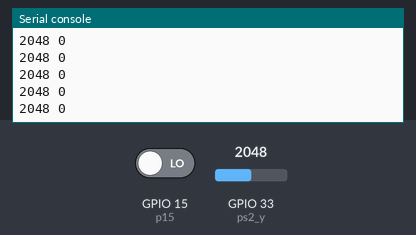
A program run on a simulated ESP32 board running MicroPython. On the bench: the last lines printed to the serial console. The test bench sets the inputs (shaded band); at power-on: GPIO 33 (ps2_y) = 2048, GPIO 15 (p15) LOW (analog values on the 0–4095 scale).

Above: at 1.2 s.
1.3 s: GPIO 33 (ps2_y) set to 2866
At 1.31 s:
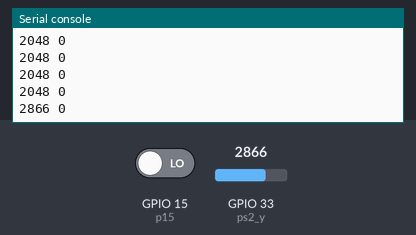
2.8 s: GPIO 15 (p15) driven HIGH
At 2.81 s:
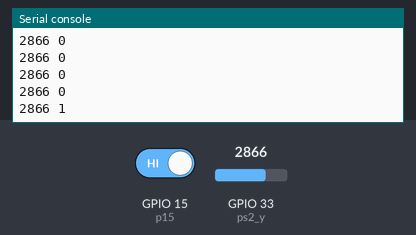
4.3 s: GPIO 33 (ps2_y) set to 3603
At 4.31 s:
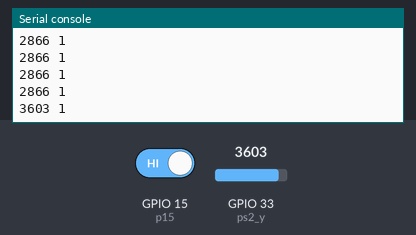
5.8 s: GPIO 15 (p15) driven LOW
At 5.82 s:
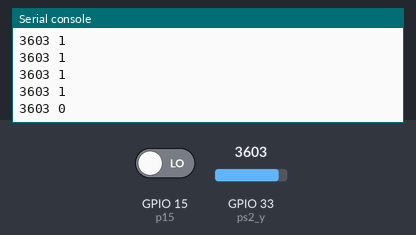
Timing chart, 0 to 8.3 s (numbered marks = the images above; inputs shaded):
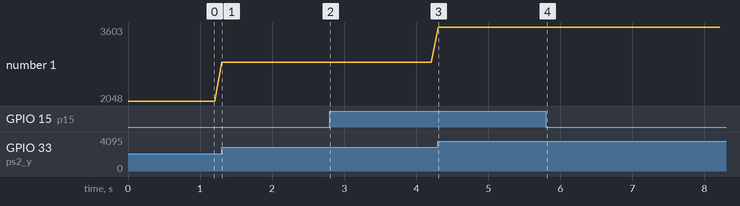

The program:

_____.py
```python
from machine import Pin, ADC
import time


# 模拟量
ps2_y = ADC(Pin(33))
ps2_y.atten(ADC.ATTN_11DB)  # 这里配置测量量程为3.3V

# 数字量
p15 = Pin(15, Pin.IN)

# 循环检测
while True:
    val_y = ps2_y.read()  # 0-4095
    light = p15.value()
    print(val_y, light)
    time.sleep(0.1)
```

Measured:
- after the input at 1.3 s, the serial console: prints a new line at once (image 1)
- after the input at 2.8 s, the serial console: prints a new line at once (image 2)
- after the input at 4.3 s, the serial console: prints a new line at once (image 3)
- after the input at 5.8 s, the serial console: prints a new line at once (image 4)
- plotted number 1: 2048 → 2866 after the input at 1.3 s, 2866 → 3603 after the input at 4.3 s
